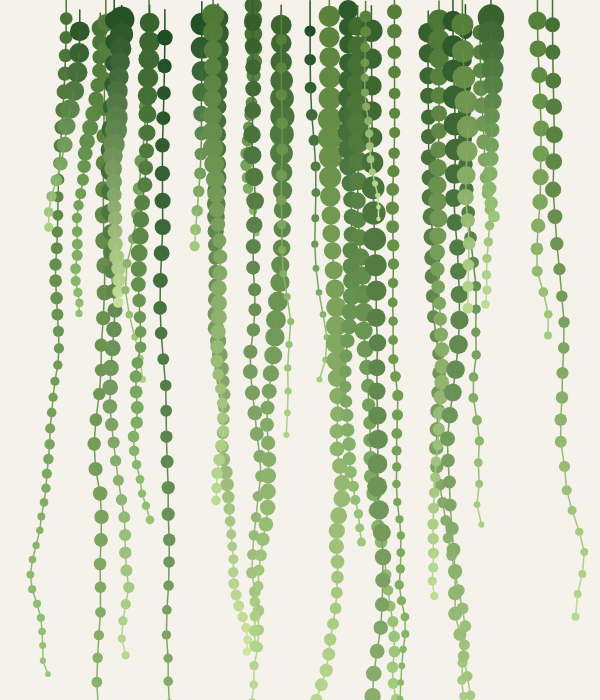
Frame 1 (no input)
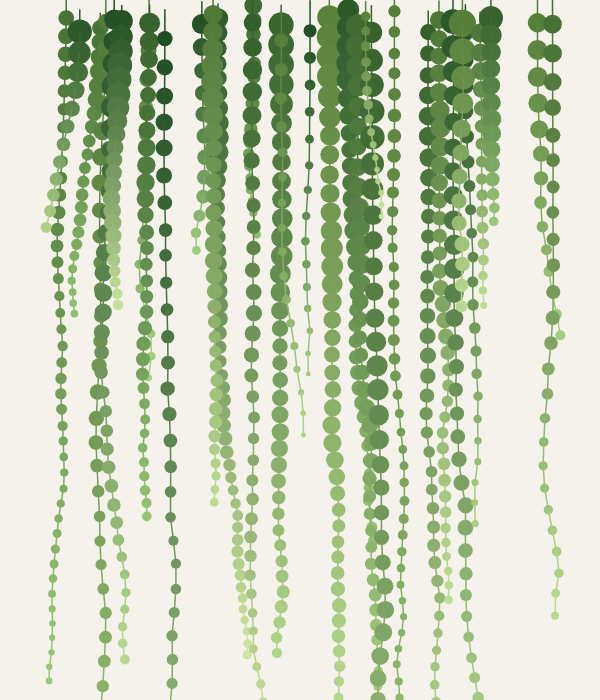
Frame 60 (no input)
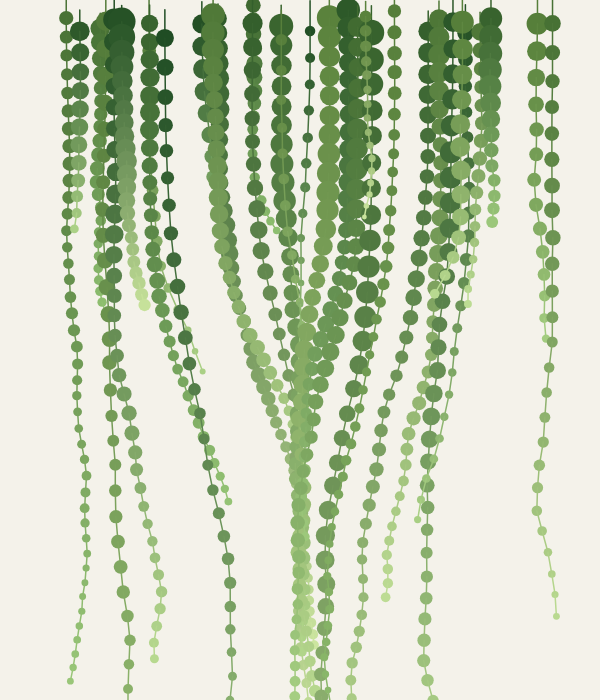
Frame 120 (the mouse pressed at the canvas centre since frame 60)

The p5.js sketch that drew these frames (run headless with seeded random() and noise() and a simulated clock; from frame 60 on, the mouse is pressed at the canvas centre):

// p5.js sketch
// ── sketch.js
// ============================================================
// SKETCH ANIMADO EM P5.JS — "FOLHAS PENDURADAS INTERATIVAS"
// ============================================================
// Diferente de um sketch estático, este TEM ANIMAÇÃO: a função
// draw() do p5.js roda várias vezes por segundo (por padrão, 60)
// e a cada execução redesenhamos a cena inteira. É essa repetição
// rápida que cria a sensação de movimento.
//
// INSPIRAÇÃO: a imagem de uma planta "colar-de-pérolas", com
// hastes finas penduradas cheias de "contas" redondas (as folhas).
// Cada haste é desenhada com a mesma técnica de POSIÇÃO + DIREÇÃO
// + DIMENSÃO usada em sketches anteriores, mas agora:
//   - a DIREÇÃO de cada segmento muda a cada quadro (frame),
//     controlada pela função noise() (ruído suave), fazendo a
//     planta balançar de forma orgânica, como se estivesse ao vento;
//   - o MOUSE também influencia essa direção: quando o cursor
//     chega perto de um trecho da haste, empurramos aquele trecho
//     para o lado, como se a pessoa estivesse tocando e afastando
//     a folha com a mão;
//   - o TAMANHO das "contas" (formas geométricas = círculos) varia
//     aleatoriamente e pulsa suavemente com o tempo — por isso é
//     "arte generativa": o desenho nunca fica igual, muda sozinho
//     a cada quadro, seguindo regras, mas com um toque de acaso.
// ============================================================

// --- CONFIGURAÇÕES GERAIS ---
let NUM_HASTES =32;              // quantidade de fileiras de folhas
let RAIO_INFLUENCIA_MOUSE = 260;  // até que distância o mouse "toca" a planta
let VELOCIDADE_RUIDO = 0.010;     // quão rápido o balanço orgânico muda com o tempo

// Array que guarda um objeto de configuração para cada haste.
let hastes = [];

// Cores usadas (misturadas com lerpColor mais abaixo).
let corFundo;
let familiaVerdeEscuroTopo, familiaVerdeClaroTopo;
let familiaVerdeEscuroPonta, familiaVerdeClaroPonta;

function setup() {
  createCanvas(600, 700);

  // Fundo claro, parecido com o da imagem de referência.
  corFundo = color(244, 242, 234);

  // Duas "famílias" de verde para o topo das hastes (mais escuras)
  // e duas famílias para a ponta (mais claras). Cada haste sorteia
  // um ponto entre essas famílias, criando variação de tonalidade
  // entre uma fileira e outra, como na imagem.
  familiaVerdeEscuroTopo = color(30, 75, 35);
  familiaVerdeClaroTopo = color(90, 130, 60);
  familiaVerdeEscuroPonta = color(140, 190, 110);
  familiaVerdeClaroPonta = color(205, 230, 160);

  // Criamos cada haste com posição, quantidade de "contas" e
  // tamanhos aleatórios, para que a planta pareça natural.
  for (let i = 0; i < NUM_HASTES; i++) {
    let misturaTopo = random();
    let misturaPonta = random();

    hastes.push({
      x0: map(i, 0, NUM_HASTES - 1, 60, width - 60) + random(-20, 15), // POSIÇÃO horizontal do topo
      y0: random(-10, 15),                                             // POSIÇÃO vertical do topo
      numContas: floor(random(10, 50)),   // quantas folhas/contas a haste tem
      comprimentoBase: random(14, 30),    // DIMENSÃO base de cada segmento
      tamanhoBase: random(11, 25),        // DIMENSÃO base do diâmetro da 1ª conta
      semente: random(900),              // valor único p/ o ruído desta haste se mover sozinha
      corTopo: lerpColor(familiaVerdeEscuroTopo, familiaVerdeClaroTopo, misturaTopo),
      corPonta: lerpColor(familiaVerdeEscuroPonta, familiaVerdeClaroPonta, misturaPonta)
    });
  }
}

function draw() {
  background(corFundo);

  // "Vento" global: calculado a partir de quão rápido o mouse se
  // moveu horizontalmente desde o quadro anterior (mouseX e
  // pmouseX são variáveis prontas do p5.js). Mover o mouse rápido
  // cria uma rajada que balança todas as hastes um pouco.
  let ventoGlobal = constrain((mouseX - pmouseX) * 0.015, -0.25, 0.25);

  for (let haste of hastes) {
    desenharHaste(haste, ventoGlobal);
  }
}

// ============================================================
// FUNÇÃO desenharHaste()
// ------------------------------------------------------------
// Desenha uma haste inteira, conta por conta, de cima para baixo.
// A cada conta calculamos uma nova DIREÇÃO (ângulo) somando três
// ingredientes:
//   1) ruído orgânico que muda lentamente com o tempo (noise);
//   2) o empurrão do mouse, se estiver perto;
//   3) o vento global (mouse se movendo rápido).
// Quanto mais perto da PONTA da haste (longe do topo fixo), maior
// o efeito — igual a uma corda pendurada, que balança mais na
// ponta solta do que perto de onde está presa.
// ============================================================
function desenharHaste(haste, ventoGlobal) {
  // POSIÇÃO atual: sempre começamos no topo fixo da haste.
  let x = haste.x0;
  let y = haste.y0;

  for (let i = 0; i < haste.numContas; i++) {
    // fração de 0 (topo, preso) a 1 (ponta, solta)
    let fracao = i / (haste.numContas - 1);

    // --- 1) Ruído orgânico ---
    // noise() devolve sempre um número entre 0 e 1, mas de forma
    // suave (sem saltos bruscos). "haste.semente + i*0.4" dá a
    // cada conta de cada haste seu próprio "canal" de ruído, e
    // "frameCount * VELOCIDADE_RUIDO" faz esse ruído mudar aos
    // poucos a cada quadro — isso cria o balanço contínuo, mesmo
    // sem o mouse se mexer.
    let ruido = map(noise(haste.semente + i * 0.4, frameCount * VELOCIDADE_RUIDO), 0, 1, -1, 1);

    // --- 2) Influência do mouse (o "toque" na planta) ---
    let dx = x - mouseX;
    let distanciaAoMouse = dist(x, y, mouseX, mouseY);

    let influenciaMouse = 0;
    if (distanciaAoMouse < RAIO_INFLUENCIA_MOUSE) {
      // Quanto mais perto o mouse está, mais forte o empurrão
      // (força vai de 1, bem perto, até 0, na borda do raio).
      let forca = map(distanciaAoMouse, 0, RAIO_INFLUENCIA_MOUSE, 1, 0);
      // O sinal de "dx" indica para que lado empurrar: se o mouse
      // está à esquerda do ponto, empurramos a folha para a
      // direita, e vice-versa — como se ela fugisse do toque.
      influenciaMouse = forca * constrain(dx * 0.05, -1, 1);
    }

    // --- Combinamos os três ingredientes na DIREÇÃO do segmento ---
    // A haste aponta, no geral, para BAIXO (HALF_PI = 90°). A esse
    // ângulo somamos os desvios, multiplicados por "fracao": perto
    // do topo quase não há desvio; perto da ponta o desvio é máximo.
    let intensidadeMaxima = 0.9; // até quantos radianos a haste pode se inclinar
    let desvio = (ruido * 0.6 + influenciaMouse * 0.9 + ventoGlobal) * fracao * intensidadeMaxima;
    let direcao = HALF_PI + desvio;

    // --- DIMENSÃO do segmento (comprimento) ---
    // Varia um pouco com o ruído, para que a distância entre as
    // folhas nunca fique perfeitamente igual — mais um toque de
    // arte generativa.
    let variacaoComprimento = map(noise(haste.semente + 50 + i, frameCount * VELOCIDADE_RUIDO), 0, 1, 0.85, 1.15);
    let comprimento = haste.comprimentoBase * variacaoComprimento * (1 - fracao * 0.25);

    // --- Calculamos a POSIÇÃO do próximo ponto (trigonometria) ---
    let xNovo = x + cos(direcao) * comprimento;
    let yNovo = y + sin(direcao) * comprimento;

    // --- Desenhamos a "hastezinha" (linha fina) entre os pontos ---
    stroke(lerpColor(haste.corTopo, haste.corPonta, fracao));
    strokeWeight(1.5);
    line(x, y, xNovo, yNovo);

    // --- Calculamos o TAMANHO da "conta" (a folha redonda) ---
    // Diminui em direção à ponta e pulsa suavemente com o tempo
    // (usando seno de frameCount), dando vida ao desenho.
    let pulso = 1 + 0.12 * sin(frameCount * 0.04 + i * 0.6 + haste.semente);
    let diametro = haste.tamanhoBase * (1 - fracao * 0.55) * pulso;

    // --- Desenhamos a "conta" (forma geométrica = círculo) ---
    noStroke();
    fill(lerpColor(haste.corTopo, haste.corPonta, fracao));
    circle(xNovo, yNovo, diametro);

    // Avançamos a POSIÇÃO para a próxima conta do laço.
    x = xNovo;
    y = yNovo;
  }
}
